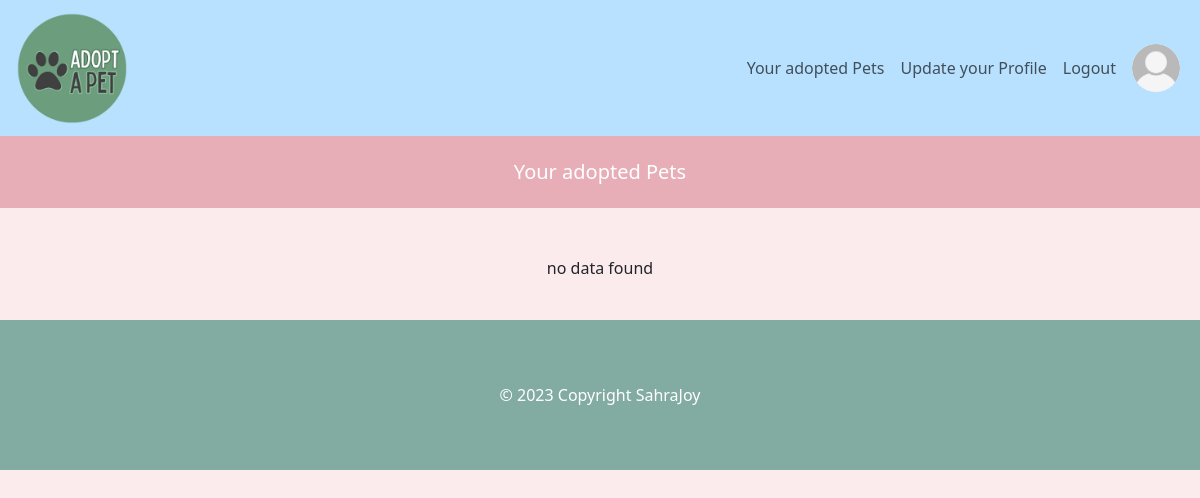
/pets/dashboard_adopted_pets.php (signed in), run on an earlier commit of the app's database.
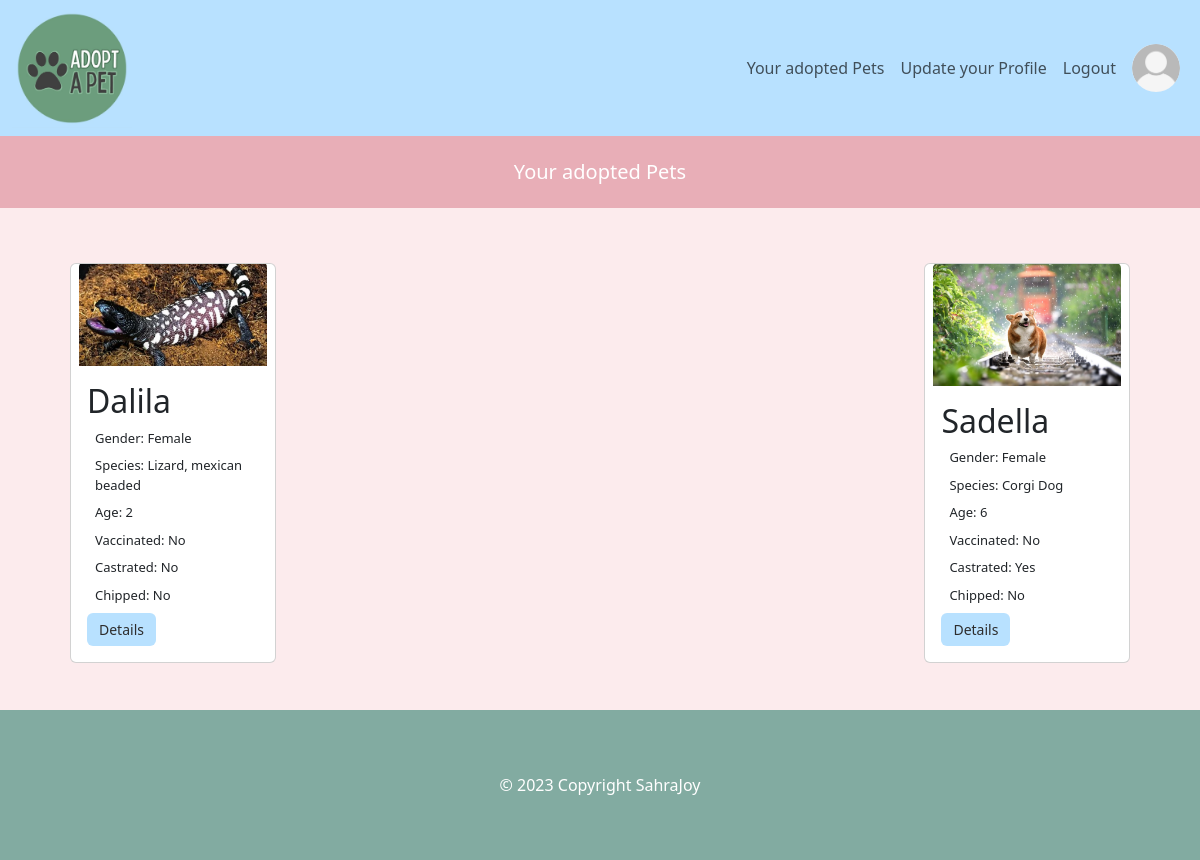
And on a later commit of the database.
### tables this page shows
CREATE TABLE `pet_adopt` (
  `adopt_id` int(11) NOT NULL,
  `fk_user` int(11) NOT NULL,
  `fk_pet` int(11) NOT NULL,
  `adopt_date` date NOT NULL
);

CREATE TABLE `pets` (
  `pet_id` int(11) NOT NULL,
  `pet_img` varchar(265) NOT NULL,
  `pet_name` varchar(30) NOT NULL,
  `pet_gender` varchar(30) NOT NULL,
  `pet_species` varchar(30) NOT NULL,
  `pet_age` int(11) NOT NULL,
  `pet_vaccinated` tinyint(1) NOT NULL DEFAULT 0,
  `pet_castrated` tinyint(1) NOT NULL DEFAULT 0,
  `pet_chipped` tinyint(1) NOT NULL DEFAULT 0
);

### pets/dashboard_adopted_pets.php (the view, shortened to what this page needs)
<?php
    require_once '../components/db_connect.php';
    $cards = "";
    if(isset($_SESSION["user"])){
        $id = $_SESSION["user"];
        $sql = "SELECT pet_adopt.*,
                            pets.pet_id,
                            pets.pet_img,
                            pets.pet_name,
                            pets.pet_gender,
                            pets.pet_species,
                            pets.pet_age,
                            pets.pet_vaccinated,
                            pets.pet_castrated,
                            pets.pet_chipped
                FROM pet_adopt
                INNER JOIN pets ON pet_adopt.fk_pet = pets.pet_id
                INNER JOIN user ON pet_adopt.fk_user = user.user_id
                WHERE fk_user = $id";
        $result = mysqli_query($conn, $sql);
        if(mysqli_num_rows($result) > 0) {
            while($row = mysqli_fetch_assoc($result)) {
                $cards .= "
                <div class='p-1'>
                    <div class='card' >
                        <div id='img'>
                            <img src='../assets/$row[pet_img]' class='card-img-top object-fit-cover' alt='...'>
                        </div>
                        <div class='card-body'>
                            <h2 class='card-title'>$row[pet_name]</h2>
                            <p class='card-text'>Gender: $row[pet_gender]</p>
                            <p class='card-text'>Species: $row[pet_species]</p>
                            <p class='card-text'>Age: $row[pet_age]</p>
                            ";
                            if($row["pet_vaccinated"]) {
                                $cards .= " <p class='card-text'>Vaccinated: Yes</p>";
                            } else {
                                $cards .= "<p class='card-text'>Vaccinated: No</p>";
                            }
                            if($row["pet_castrated"]) {
                                $cards .= "<p class='card-text'>Castrated: Yes</p>";
                            } else {
                                $cards .= "<p class='card-text'>Castrated: No</p>";
                            }
                            if($row["pet_chipped"]) {
                                $cards .= "<p class='card-text'>Chipped: Yes</p>";
                            } else {
                                $cards .= "<p class='card-text'>Chipped: No</p>";
                            }
                            $cards .= "<a href='pets/details.php?id=$row[pet_id]' class='btn btn-primary'>Details</a>";
                        $cards .= "</div>
                    </div>
                </div>
                ";
            }
        } else {
            $cards = "no data found";
        }
    }
?>
<!DOCTYPE html>
<html lang="en">
<head>
    <link href="https://cdn.jsdelivr.net/npm/bootstrap@5.3.2/dist/css/bootstrap.min.css" rel="stylesheet">
    <link rel="stylesheet" href="../CSS/style.css">
</head>
<body>
    <?php require_once '../components/navbar.php'; ?>
    <h1>Your adopted Pets</h1>
    <div class="container">
        <div class="row row-cols-1 row-cols-sm-2 row-cols-md-3 row-cols-lg-4 row-cols-xl-5">
            <?= $cards; ?>
        </div>
    </div>
    <?php require_once '../components/footer.php';?>
</body>
</html>

What changed in the data, as far as the page shows it:
added pet_adopt: fk_pet.pet_img (picture), fk_pet.pet_name "Dalila", fk_pet.pet_gender "Female", fk_pet.pet_species "Lizard, mexican beaded", fk_pet.pet_age "2", shows "Castrated: No"
added pet_adopt: fk_pet.pet_img (picture), fk_pet.pet_name "Sadella", fk_pet.pet_gender "Female", fk_pet.pet_species "Corgi Dog", fk_pet.pet_age "6", shows "Castrated: Yes"
Also different on the page:
$cards: "no data found" → (not shown)
